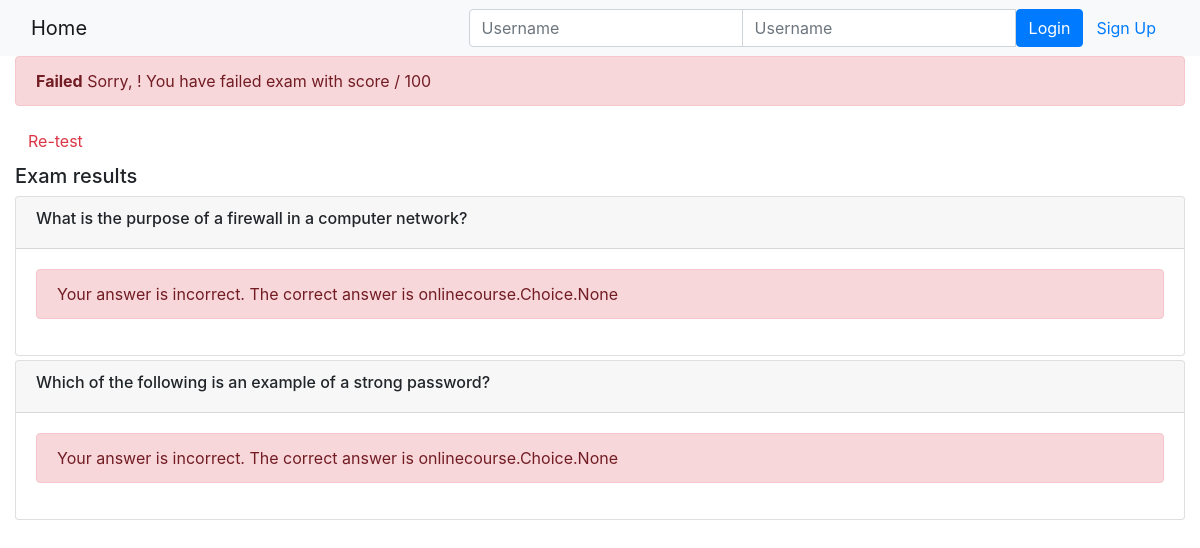
Page /onlinecourse/course/1/submission/1/result/ on the committed database.
### onlinecourse/models.py (models this page shows)
class Question(models.Model):
    lesson = models.ForeignKey('Lesson', on_delete=models.CASCADE)
    course = models.ForeignKey('Course', on_delete=models.CASCADE)
    question_text = models.TextField()
    grade_point = models.IntegerField()
    def is_get_score(self, selected_ids):
        all_answers = self.choice_set.filter(is_correct=True).count()
        selected_correct = self.choice_set.filter(is_correct=True, id__in=selected_ids).count()
        if all_answers == selected_correct:
            return True
        else:
            return False

class Submission(models.Model):
    enrollment = models.ForeignKey(Enrollment, on_delete=models.CASCADE)
    choices = models.ManyToManyField(Choice)

### onlinecourse/views.py (the view)
# urls.py: path('course/<int:course_id>/submission/<int:submission_id>/result/', views.show_exam_result, name='show_exam_result'),
def show_exam_result(request, course_id, submission_id):
    course = get_object_or_404(Course, pk=course_id)
    submission = get_object_or_404(Submission, pk=submission_id)
    selected_choice_ids = submission.choices.all()
    total_score = 0
    question_results = []
    for question in course.question_set.all():
        is_correct = question.is_get_score(selected_choice_ids)
        if is_correct:
            total_score += question.grade_point
        question_results.append((question, is_correct))
    context = {
        'course': course,
        'submission': submission,
        'selected_ids': selected_choice_ids,
        'total_score': total_score,
        'question_results': question_results,
    }
    return render(request, 'onlinecourse/exam_result_bootstrap.html', context)

### onlinecourse/templates/onlinecourse/exam_result_bootstrap.html (shortened to what this page needs)
<!DOCTYPE html>
<html lang="en">
    <head>
        {% load static %}
        <link rel="stylesheet" href="https://maxcdn.bootstrapcdn.com/bootstrap/4.5.2/css/bootstrap.min.css">
    </head>
    <body>
        <nav class="navbar navbar-light bg-light">
            <div class="container-fluid">
                <div class="navbar-header">
                    <a class="navbar-brand" href="{% url 'onlinecourse:index' %}">Home</a>
                </div>
                <ul class="nav navbar-nav navbar-right">
                    {% if user.is_authenticated %}
                    <li>
                        <a class="btn btn-link" href="#">{{ user.first_name }}({{ user.username }})</a>
                        <a class="btn btn-link" href="{% url 'onlinecourse:logout' %}">Logout</a>
                    </li>
                    {% else %}
                    <li>
                        <form class="form-inline" action="{% url 'onlinecourse:login' %}" method="post">
                            <div class="input-group">
                                <input type="text" class="form-control" placeholder="Username" name="username">
                                <input type="password" class="form-control" placeholder="Username" name="psw">
                                <button class="btn btn-primary" type="submit">Login</button>
                                <a class="btn btn-link" href="{% url 'onlinecourse:registration' %}">Sign Up</a>
                            </div>
                        </form>
                    </li>
                    {% endif %}
                </ul>
            </div>
        </nav>
        <div class="container-fluid">
            {% if grade > 80 %}
            <div class="alert alert-success">
                <b>Congratulations, {{ user.first_name }}!</b> You have passed the exam and completed the course with
                schore {{ grade_point }} / 100
            </div>
            {% else %}
            <div class="alert alert-danger">
                <b>Failed</b> Sorry, {{ user.first_name }}! You have failed exam with score {{ grade_point }} / 100
            </div>
            <a class="btn btn-link text-danger" href="{% url 'onlinecourse:course_details' course.id %}">Re-test</a>
            {% endif %}
            <div class="card-columns-vertical mt-1">
                <h5 class="">Exam results</h5>
                {% for question in course.question_set.all %}
                <div class="card mt-1">
                    <div class="card-header">
                        <h6>{{ question.question_text }}</h6>
                    </div>
                    <div class="card-body">
                        {% if choice.is_correct %}
                        <div class="alert alert-success">
                            Correct answer: {{ submission.choices.is_correct }}
                        </div>
                        {% else %}
                        <div class="alert alert-danger">
                            Your answer is incorrect. The correct answer is
                            {{ submission.choices }}
                        </div>
                        {% endif %}
                    </div>
                </div>
                {% endfor %}
            </div>
        </div>
    </body>
</html>

### rows in the picture
Question: question_text "What is the purpose of a firewall in a computer network?"
Submission: choices "onlinecourse.Choice.None"
Question: question_text "Which of the following is an example of a strong password?"
